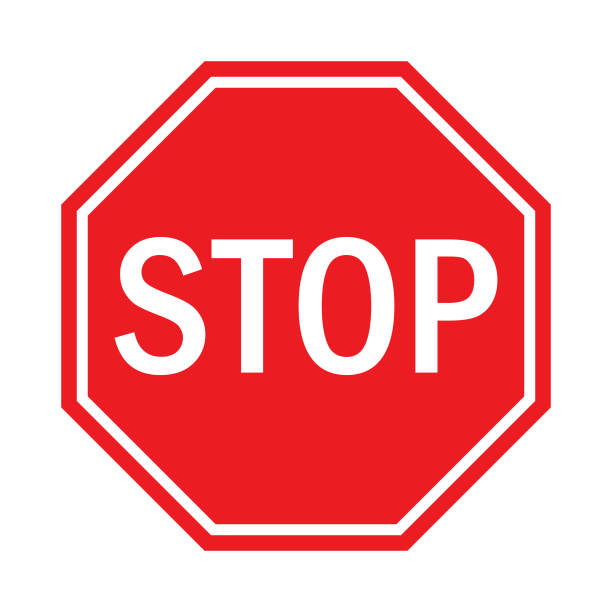
#> input picture stop-sign-plain.jpg, 612 x 612 px
$ python Detector.py
#> lines starting #> are read from the running program, lines starting #| are printed output that depends on the picture
import cv2
import numpy as np

# Load images
reference_path = "stop-sign-plain.jpg"   # Reference image
test_path = "stop3.jpg"        # Test Image

ref_img = cv2.imread(reference_path)
#> ref_img is the input picture: shape (612, 612, 3); mean B, G, R 160.5, 157.9, 246.1
test_img = cv2.imread(test_path)
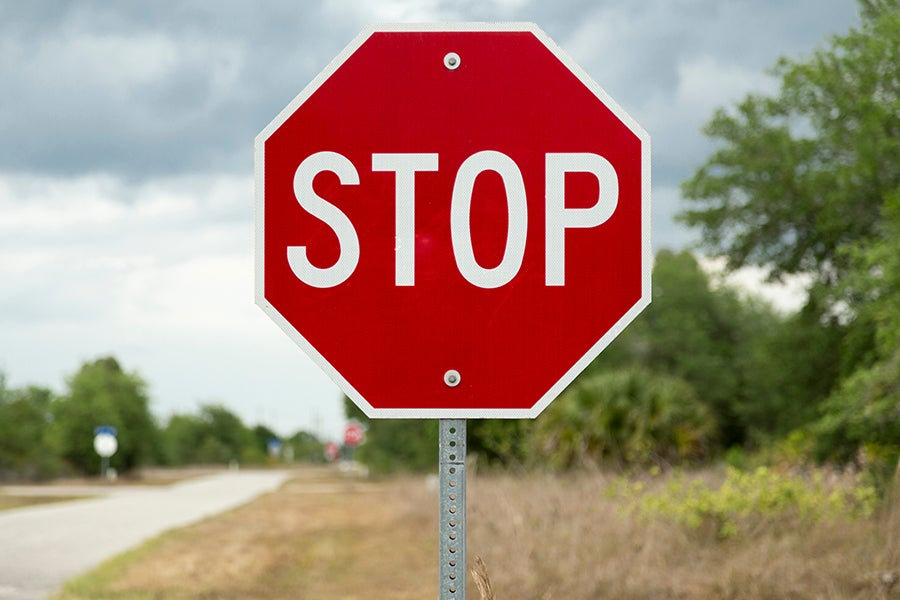
#> input picture stop3.jpg, 900 x 600 px
#> test_img is the input picture: shape (600, 900, 3); mean B, G, R 116.6, 133.8, 162

if ref_img is None or test_img is None:
    raise ValueError("Error loading images. Check your file paths!")

ref_gray = cv2.cvtColor(ref_img, cv2.COLOR_BGR2GRAY)
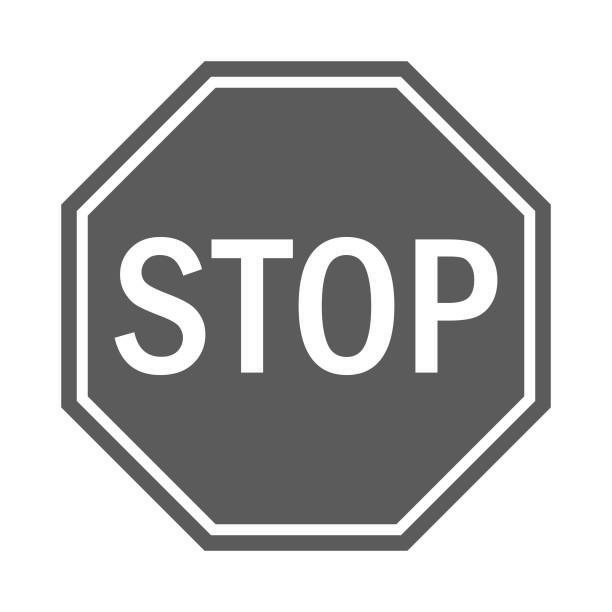
#> ref_gray: shape (612, 612); min 60, max 255, mean 184.7
test_gray = cv2.cvtColor(test_img, cv2.COLOR_BGR2GRAY)
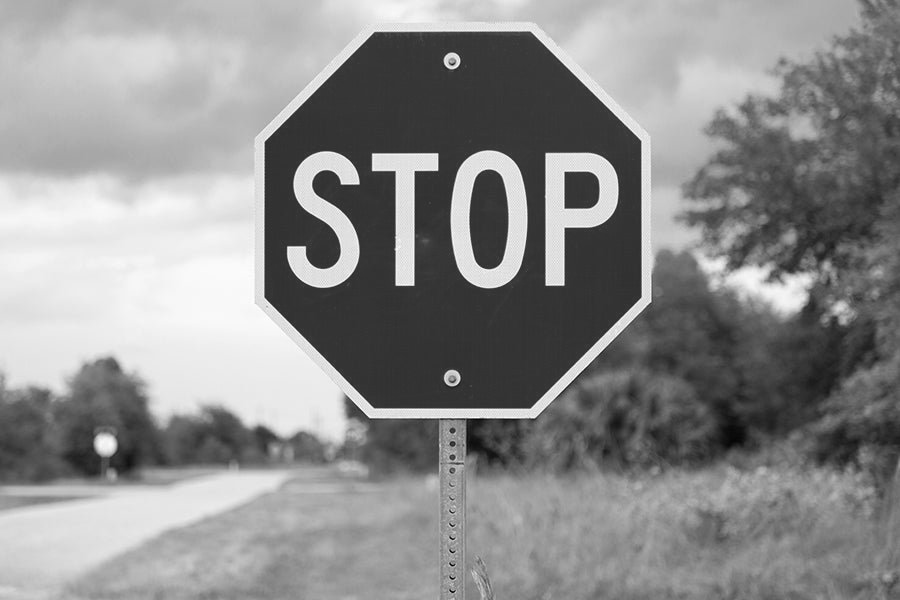
#> test_gray: shape (600, 900); min 1, max 255, mean 140.3

# ORB keypoints and descriptors
orb = cv2.ORB_create(nfeatures=2000)

kp1, des1 = orb.detectAndCompute(ref_gray, None)
#> kp1 = 765 keypoints; strongest (x, y, size): (239, 259, 37.2), (264, 259, 31), (242, 371, 31), (291, 240, 31)
kp2, des2 = orb.detectAndCompute(test_gray, None)
#> kp2 = 1988 keypoints; strongest (x, y, size): (373, 161, 92.6), (373, 169, 31), (288, 247, 31), (304, 247, 37.2)

# Match descriptors using BFMatcher - Hamming distance
bf = cv2.BFMatcher(cv2.NORM_HAMMING, crossCheck=True)
matches = bf.match(des1, des2)
#> matches = 180 matches

# Sort matches by distance (smaller distance = better match)
matches = sorted(matches, key=lambda x: x.distance)

# Use the top matches for homography estimation
good_matches = matches[:40]
#> good_matches = 40 matches

# Extract matched keypoints
ref_pts = np.float32([kp1[m.queryIdx].pt for m in good_matches]).reshape(-1, 1, 2)
#> ref_pts = 40 rows, first 8: [212.5, 240.2], [145.2, 282], [290.3, 240.2], [141, 265.4], [144.3, 281.2], [152.1, 255.7], [345.6, 356], [176.3, 323.5]
test_pts = np.float32([kp2[m.trainIdx].pt for m in good_matches]).reshape(-1, 1, 2)
#> test_pts = 40 rows, first 8: [373.2, 153.8], [312.8, 188.4], [435.5, 153.4], [493.5, 170], [313.1, 188.7], [589.2, 205.6], [328.3, 266.1], [478.7, 172.8]

# Compute homography using RANSAC
H, mask = cv2.findHomography(ref_pts, test_pts, cv2.RANSAC, 5.0)
#> H = [[0.687, -0.143, 225.3], [0.00116, 0.768, -45.68], [-0.00016, -0.00025, 1]]; mask = 40 values, max 1 at index 0, min 0 at index 3, mean 0.375

inliers = mask.ravel().tolist().count(1)
#> inliers = 15
if inliers < 9:
    H = None
print(f"Inliers (good matches): {inliers}")
#| Inliers (good matches): 15

if H is not None:


    # Outline stop sign using transformed corners
    h, w = ref_gray.shape
#> h = 612; w = 612

    # Reference image corners
    corners = np.float32([[0,0], [w,0], [w,h], [0,h]]).reshape(-1,1,2)
#> corners = [[0, 0], [612, 0], [612, 612], [0, 612]]

    # Project corners into test image
    projected = cv2.perspectiveTransform(corners, H)
#> projected = [[225.3, -45.68], [716, -49.87], [745.3, 567.6], [162.5, 501]]

    # Draw polygon around detected stop sign
    output_img = test_img.copy()
    cv2.polylines(output_img, [np.int32(projected)], True, (191,64,191), 3)

    cv2.putText(output_img, "DETECTED", (30, 50), cv2.FONT_HERSHEY_SIMPLEX, 1.5, (0, 255, 0), 3)
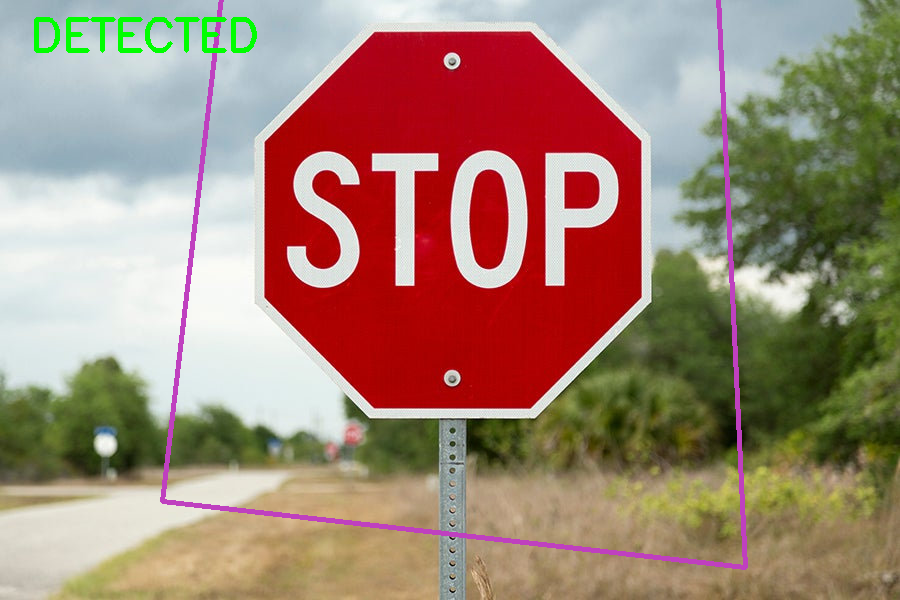
#> output_img: shape (600, 900, 3); mean B, G, R 116.3, 132.6, 161.4

    print("Stop sign detected!")

else:
    output_img = test_img
    print("Homography failed. Stop sign may not be detected.")
    cv2.putText(output_img, "NOT DETECTED", (30, 50), cv2.FONT_HERSHEY_SIMPLEX, 1.5, (0, 0, 255), 3)

# Display result
cv2.imshow("Reference Image", ref_img)
cv2.imshow("Detected Stop Sign", output_img)
cv2.waitKey(0)
cv2.destroyAllWindows()

# Optionally save output
cv2.imwrite("detected_output.jpg", output_img)
